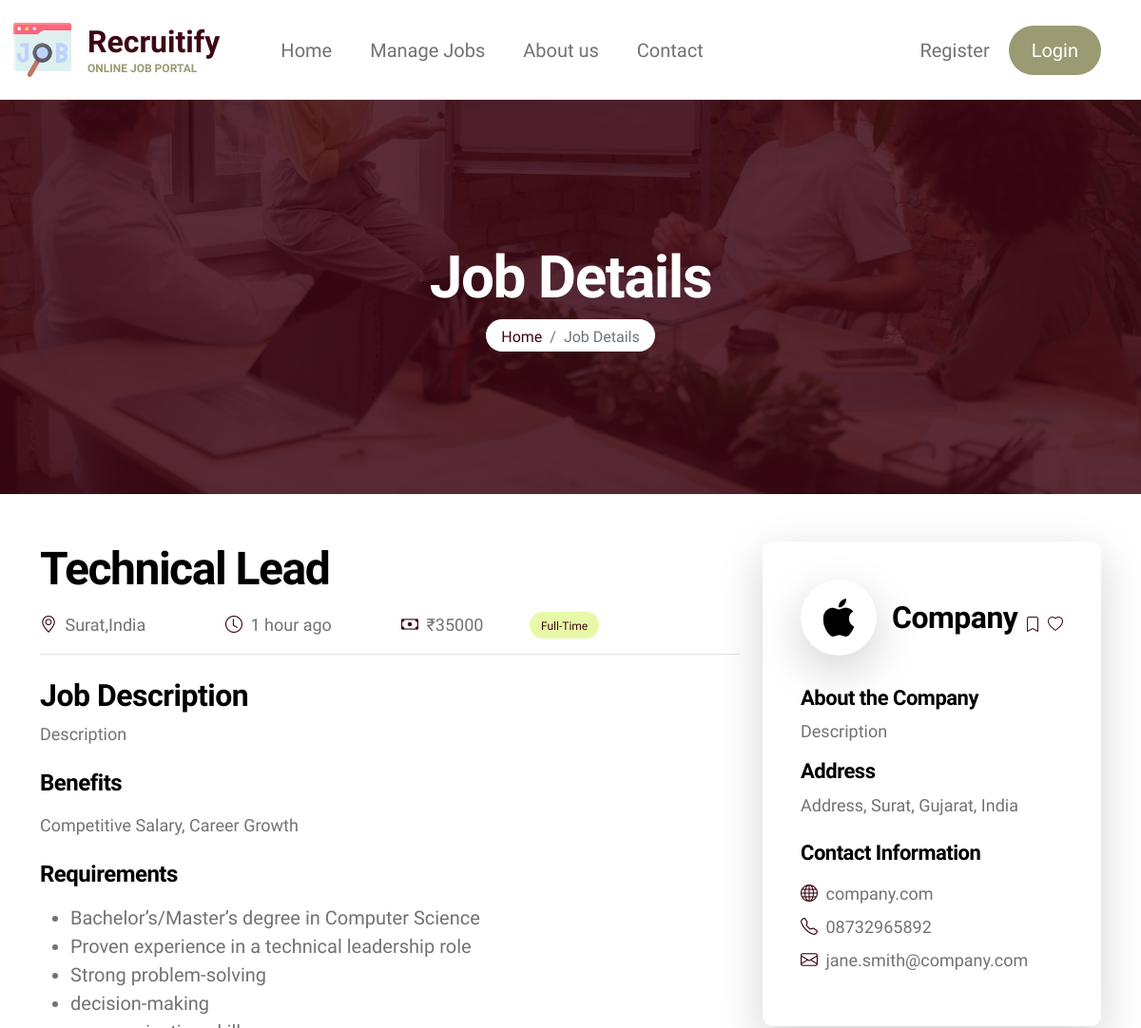
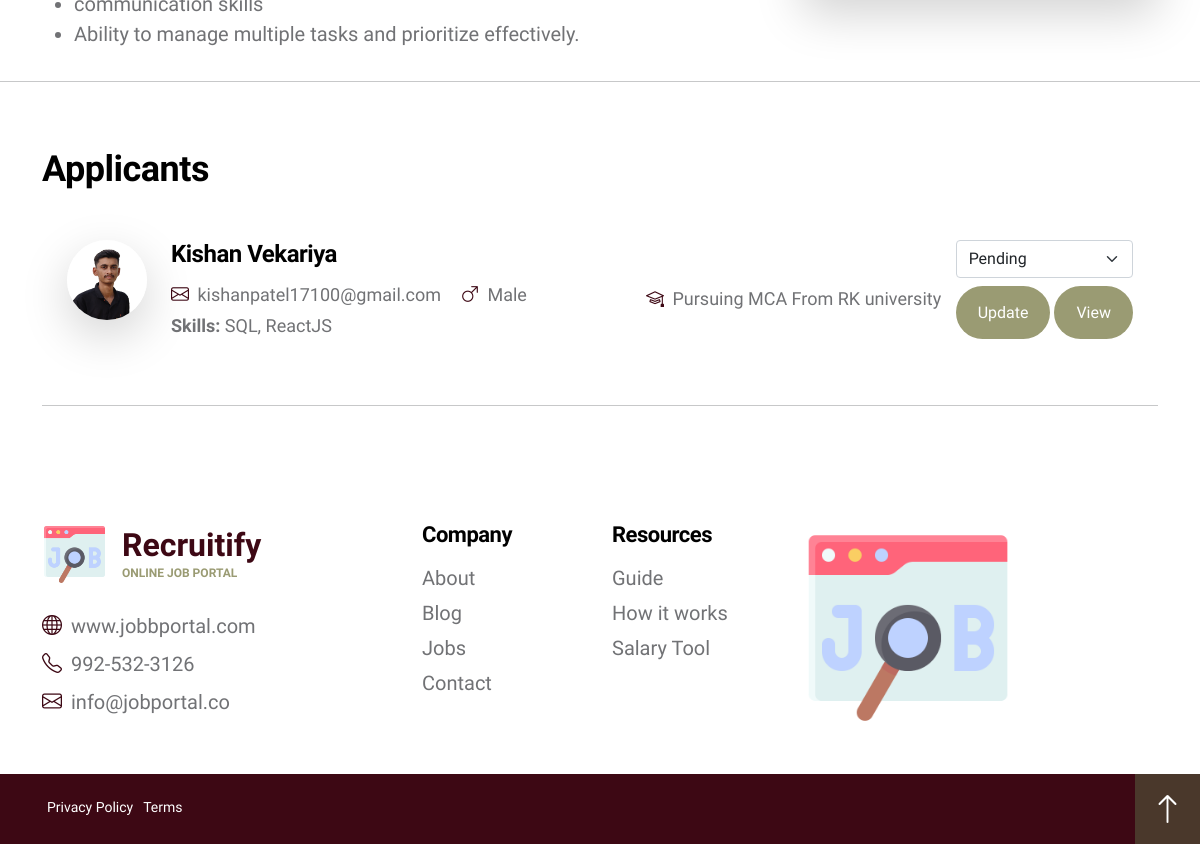
The page /employer/job-details.php?job_id=2 on the database its author committed (2 pictures, top to bottom).
### tables this page shows
CREATE TABLE `job_list_tbl` (
  `Job_Id` int NOT NULL,
  `Posted_By` int NOT NULL,
  `Title` varchar(50) NOT NULL,
  `Posted_Time` datetime NOT NULL,
  `Description` varchar(1000) NOT NULL,
  `Company_Id` int NOT NULL,
  `Branch_Id` int NOT NULL,
  `Type` enum('Full-Time','Part-Time','Contract') NOT NULL,
  `Requirements` text NOT NULL,
  `Benefits` text NOT NULL,
  `Salary` int NOT NULL,
  `Image` text NOT NULL,
  `Is_Internship` tinyint(1) NOT NULL DEFAULT '0',
  `Status` enum('Active','Deleted') DEFAULT 'Active'
);

CREATE TABLE `branch_tbl` (
  `Branch_Id` int NOT NULL,
  `Company_Id` int NOT NULL,
  `Address` text NOT NULL,
  `City` varchar(50) NOT NULL,
  `State` varchar(50) NOT NULL,
  `Country` varchar(50) NOT NULL DEFAULT 'India',
  `Phone` varchar(20) DEFAULT NULL,
  `Email` varchar(50) DEFAULT NULL
);

CREATE TABLE `company_tbl` (
  `Company_Id` int NOT NULL,
  `Posted_by` int NOT NULL DEFAULT '6',
  `Name` varchar(50) NOT NULL,
  `Description` varchar(5000) NOT NULL,
  `Business_Stream` varchar(100) NOT NULL,
  `Establishment_Year` year NOT NULL,
  `Website` varchar(50) NOT NULL,
  `Phone` varchar(20) NOT NULL,
  `Email` varchar(50) NOT NULL,
  `Logo` text NOT NULL,
  `Main_Branch_Id` int DEFAULT NULL
);

CREATE TABLE `application_tbl` (
  `Application_Id` int NOT NULL,
  `User_Id` int NOT NULL,
  `Job_Id` int NOT NULL,
  `Status` enum('Pending','Accepted','Rejected') NOT NULL DEFAULT 'Pending',
  `Application_Date` datetime NOT NULL DEFAULT CURRENT_TIMESTAMP
);

CREATE TABLE `users_tbl` (
  `User_Id` int NOT NULL,
  `User_Type` enum('Admin','Jobseeker','Employer') NOT NULL DEFAULT 'Jobseeker',
  `Company_Id` int DEFAULT NULL,
  `Branch_Id` int DEFAULT NULL,
  `Name` varchar(50) NOT NULL,
  `Email` varchar(50) NOT NULL,
  `DOB` date DEFAULT NULL,
  `Gender` enum('Male','Female','Other') DEFAULT NULL,
  `City` varchar(50) NOT NULL,
  `State` varchar(50) NOT NULL,
  `Country` varchar(100) NOT NULL,
  `Mobile` varchar(20) NOT NULL,
  `Image` text,
  `Password` varchar(15) NOT NULL,
  `Status` enum('Active','Deleted') NOT NULL DEFAULT 'Active',
  `Register_Date` datetime NOT NULL
);

### time-ago.php (called while the page is built, shortened)
<?php
function get_timeago($ptime)
{
    $estimate_time = time() - $ptime;
    $conditions = array(
        12 * 30 * 24 * 60 * 60 => 'year',
        30 * 24 * 60 * 60      => 'month',
        24 * 60 * 60           => 'day',
        60 * 60                => 'hour',
        60                     => 'min',
        1                      => 'second'
    );
    foreach ($conditions as $secs => $str) {
        $d = $estimate_time / $secs;
        if ($d >= 1) {
            $r = floor($d);
            return $r . ' ' . $str . ($r > 1 ? 's' : '') . ' ago';
        }
    }
}
?>

### employer/job-details.php (the view, shortened to what this page needs)
<!doctype html>
<html lang="en">
    <head>
        <link href="../css/bootstrap.min.css" rel="stylesheet">
        <link href="../css/bootstrap-icons.css" rel="stylesheet">
        <link href="../css/owl.carousel.min.css" rel="stylesheet">
        <link href="../css/owl.theme.default.min.css" rel="stylesheet">
        <link href="tooplate-Recruitify-job.css" rel="stylesheet">
    </head>
    <body id="top">
    <?php include "navbar.php"?>
        <main>
            <header class="site-header">
                <div class="section-overlay"></div>
                <div class="container">
                    <div class="row">
                        <div class="col-lg-12 col-12 text-center">
                            <h1 class="text-white">Job Details</h1>
                            <nav aria-label="breadcrumb">
                                <ol class="breadcrumb justify-content-center">
                                    <li class="breadcrumb-item"><a href="index.php">Home</a></li>
                                    <li class="breadcrumb-item active" aria-current="page">Job Details</li>
                                </ol>
                            </nav>
                        </div>
                    </div>
                </div>
            </header>
            <?php
                include '../time-ago.php';
                $j_id=$_GET['job_id'];
                $sql="select * from job_list_tbl j
                inner join branch_tbl b on j.Branch_Id = b.Branch_Id
                inner join company_tbl c on c.Company_Id = b.Company_Id
                where Job_Id=$j_id";
                $data=mysqli_query($con,$sql);
                while($result=mysqli_fetch_assoc($data))
                {
                    $requirements = explode(',', $result['Requirements']);
                    $timeago = get_timeago(strtotime($result['Posted_Time']));
                    echo '
                    <section class="job-section section-padding pb-0">
                        <div class="container">
                            <div class="row">
                                <div class="col-lg-8 col-12">
                                    <h2 class="job-title mb-0">'.$result['Title'].'</h2>
                                    <div class="job-thumb job-thumb-detail">
                                        <div class="d-flex flex-wrap align-items-center border-bottom pt-lg-3 pt-2 pb-3 mb-4">
                                            <p class="job-location mb-0">
                                                <i class="custom-icon bi-geo-alt me-1"></i>
                                                '.$result['City'].','.$result['Country'].'
                                            </p>
                                            <p class="job-date mb-0">
                                                <i class="custom-icon bi-clock me-1"></i>
                                                '.$timeago.'
                                            </p>
                                            <p class="job-price mb-0">
                                                <i class="custom-icon bi-cash me-1"></i>
                                                &#8377;'.$result['Salary'].'
                                            </p>
                                            <div class="d-flex">
                                            '.(
                                                $result['Is_Internship']==1?'
                                                </p>': ''
                                            ).'
                                            <p class="mb-0">
                                                    <div class="badge">'.$result['Type'].'</div>
                                                </p>
                                            </div>
                                        </div>
                                        <h4 class="mt-4 mb-2">Job Description</h4>
                                        <p>'.$result['Description'].'</p>
                                        <h5 class="mt-4 mb-3">Benefits</h5>
                                        <p class="mb-1">'.$result['Benefits'].'</p>
                                        <h5 class="mt-4 mb-3">Requirements</h5>
                                        <ul> ';
                                            foreach ($requirements as $requirement) {
                                                echo '<li>' .trim($requirement) . '</li>';
                                            }
                                            echo '
                                        </ul>
                                    </div>
                                </div>';
                    $sql2="select *, b.Phone as 'Phone', c.Email as Email, CONCAT(b.Address, ', ', b.City, ', ', b.State, ', ', b.Country) as Address from Company_tbl c inner join Branch_tbl b on c.Company_Id = b.Company_Id where c.Company_Id=$result[Company_Id] and b.Branch_Id=$result[Branch_Id]";
                    $data2=mysqli_query($con,$sql2);
                    while($result2=mysqli_fetch_assoc($data2))
                    {
                        echo'
                            <div class="col-lg-4 col-12 mt-5 mt-lg-0">
                                <div class="job-thumb job-thumb-detail-box bg-white shadow-lg">
                                    <div class="d-flex align-items-center">
                                        <div class="job-image-wrap d-flex align-items-center bg-white shadow-lg mb-3">
                                            <img src="../'.$result2['Logo'].'" class="job-image me-3 img-fluid" alt="">
                                            <h4 class="mb-0">'.$result2['Name'].'</h4>
                                        </div>
                                        <a href="#" class="bi-bookmark ms-auto me-2"></a>
                                        <a href="#" class="bi-heart"></a>
                                    </div>
                                    <h6 class="mt-3 mb-2">About the Company</h6>
                                    <p>'.$result2['Description'].'</p>
                                    <h6 class="mt-3 mb-2">Address</h6>
                                    <p>'.$result2['Address'].'</p>
                                    <h6 class="mt-4 mb-3">Contact Information</h6>
                                    <p class="mb-2">
                                        <i class="custom-icon bi-globe me-1"></i>
                                        <a href="#" target="_blank" class="site-footer-link">
                                            '.$result2['Website'].'
                                        </a>
                                    </p>
                                    <p class="mb-2">
                                        <i class="custom-icon bi-telephone me-1"></i>
                                        <a href="tel:'.$result2['Phone'].'" class="site-footer-link">
                                        '.$result2['Phone'].'
                                        </a>
                                    </p>
                                    <p>
                                        <i class="custom-icon bi-envelope me-1"></i>
                                        <a href="mailto:'.$result2['Email'].'" class="site-footer-link">
                                            '.$result2['Email'].'
                                        </a>
                                    </p>
                                </div>
                                </div>
                            </div>
                        </div>
                </section>';
                }}
            ?>
            <hr>
            <section class="applicants-section section-padding">
    <div class="container">
        <h3 class="mb-4">Applicants</h3>
        <?php
        $job_id = $_GET['job_id'];
        $sql = "SELECT a.Application_Id, a.Status, u.Name, u.Email, u.Image, u.Gender, a.User_Id, a.Job_Id
                FROM application_tbl a
                INNER JOIN users_tbl u ON a.User_Id = u.User_Id
                WHERE a.Job_Id = $job_id
                ";
        $applicants = mysqli_query($con, $sql);
        if (mysqli_num_rows($applicants) > 0) {
            while ($applicant = mysqli_fetch_assoc($applicants)) {
                $query = "SELECT Course, Institute, Institute_City, Start_Date, End_Date FROM education_tbl e1 WHERE Start_Date = (SELECT MAX(Start_Date) FROM education_tbl e2 WHERE e1.User_Id = e2.User_Id)";
                $education = mysqli_fetch_assoc(mysqli_query($con,$query));
                $skills = "";
                $sql = "SELECT s.Skill_Name FROM skills_tbl s INNER JOIN user_skills_tbl us ON s.Skill_Id = us.Skill_Id WHERE us.User_Id = $applicant[User_Id]";
                $data = mysqli_query($con, $sql);
                while ($skill = mysqli_fetch_assoc($data)) {
                    $skills .= $skill['Skill_Name'] . ", ";
                }
                $skills = rtrim($skills, ", ");
                echo '<div class="col-lg-12 col-12">
                <div class="job-thumb d-flex">
                    <div class="job-image-wrap bg-white shadow-lg">
                        <img src="../'.$applicant['Image'].'" class="img-fluid rounded-circle small" alt="">
                    </div>
                    <div class="job-body d-flex flex-wrap flex-auto align-items-center ms-4">
                        <div class="mb-3">
                            <h4 class="job-title mb-lg-0">
                                <h5 class="w-100">' . $applicant['Name'] . '</h5>
                            </h4>
                            <div class="d-flex flex-wrap align-items-center">
                                <p class="job-location mb-0">
                                    <i class="custom-icon bi-envelope me-1"></i>
                                    '.$applicant['Email'].'
                                </p>
                                <p class="job-date mb-0">
                                    <i class="custom-icon '.($applicant['Gender'] == 'Male' ? 'bi-gender-male' : ($applicant['Gender'] == 'Female' ? 'bi-gender-female' : 'bi-gender-ambiguous')).' me-1"></i>
                                    '.$applicant['Gender'].'
                                </p>
                                <p class="job-price mb-0 mt-2">
                                    <i class="custom-icon bi-mortarboard me-1 ms-0"></i>
                                    '.($education ?($education['End_Date']==""? "Pursuing " : "Completed "). $education['Course'].' From ' .$education['Institute']: 'No education details').'
                                </p>
                            </div>
                            <div class="d-flex">
                                <p class="mb-0"><strong>Skills:</strong> '.$skills.'</p>
                            </div>
                        </div>
                    </div>
                    <div class="job-section-btn-wrap">
                        <form method="post">
                            <input type="hidden" name="aid" value="'.$applicant['Application_Id'].'">
                            <select name="status" class="form-select" aria-label="Update application status">
                                <option value="Pending" '.($applicant['Status'] == 'Pending' ? 'selected' : '').'>Pending</option>
                                <option value="Accepted" '.($applicant['Status'] == 'Accepted' ? 'selected' : '').'>Accepted</option>
                                <option value="Rejected" '.($applicant['Status'] == 'Rejected' ? 'selected' : '').'>Rejected</option>
                            </select>
                            <button type="submit" name="update_status" class="custom-btn btn btn-primary mt-2">Update</button>
                            <a href="view-applicant.php?user_id='.$applicant['User_Id'].'" class="custom-btn btn mt-2">View</a>
                        </form>
                    </div>
        </div>
                </div>
                <hr>';
            }
        } else {
            echo '<p>No applications have been submitted for this job yet.</p>';
        }
        ?>
    </div>
</section>
        </main>
        <?php include "footer.php"?>
    </body>
</html>

### rows shown on the page
job_list_tbl: Title "Technical Lead", Branch_Id.City "Surat", Branch_Id.Country "India", Posted_Time "1 hour ago", Salary "35000", Type "Full-Time", Company_Id.Description "Description", Benefits "Competitive Salary, Career Growth", Requirements "Bachelor’s/Master’s degree in Computer Science", Requirements "Proven experience in a technical leadership role", Requirements "Strong problem-solving", Requirements "decision-making", Requirements "communication skills", Requirements "Ability to manage multiple tasks and prioritize effectively."
branch_tbl: Company_Id.Logo (picture), Company_Id.Name "Company", Company_Id.Description "Description", Address "Address, Surat, Gujarat, India", Company_Id.Website "company.com", Phone "08732965892", Company_Id.Email "jane.smith@company.com"
application_tbl: User_Id.Image (picture), User_Id.Name "Kishan Vekariya", User_Id.Email "kishanpatel17100@gmail.com", User_Id.Gender "Male", Course "MCA", Institute "RK university", skills "SQL, ReactJS", status "Pending"
